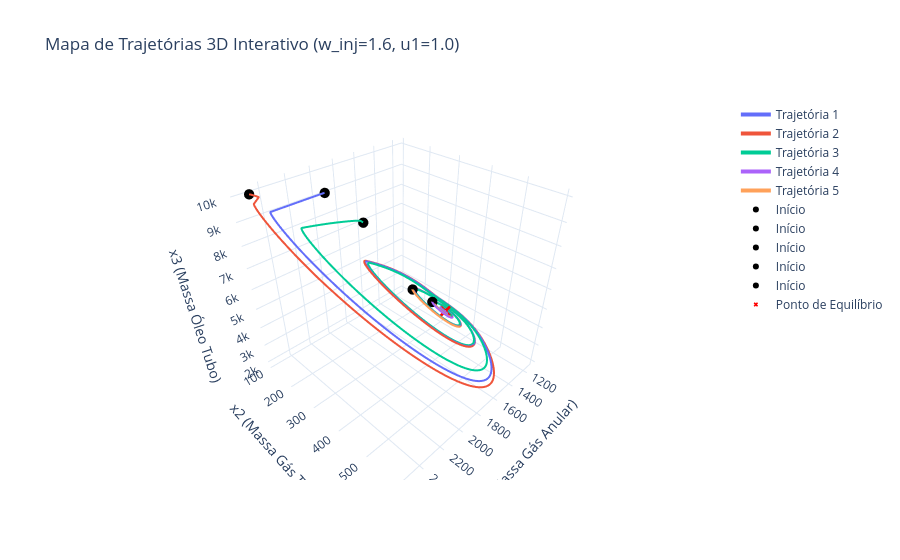

Write notebook code for a chart like this one.
### Code cell
import plotly.graph_objects as go
import pandas as pd
import numpy as np

# --- Criar figura interativa ---
fig = go.Figure()

# Adicionar cada trajetória
for i, traj in enumerate(all_trajectories):
    fig.add_trace(go.Scatter3d(
        x=traj['x1'], y=traj['x2'], z=traj['x3'],
        mode='lines',
        line=dict(width=4),
        name=f"Trajetória {i+1}"
    ))

# Ponto inicial (preto)
for traj in all_trajectories:
    fig.add_trace(go.Scatter3d(
        x=[traj['x1'][0]], y=[traj['x2'][0]], z=[traj['x3'][0]],
        mode='markers',
        marker=dict(size=6, color='black', symbol='circle'),
        name='Início'
    ))



# Ponto de equilíbrio (vermelho)
if equilibrium_point is not None:
    fig.add_trace(go.Scatter3d(
        x=[equilibrium_point[0]], y=[equilibrium_point[1]], z=[equilibrium_point[2]],
        mode='markers',
        marker=dict(size=4, color='red', symbol='x'),
        name='Ponto de Equilíbrio'
    ))

# Layout
fig.update_layout(
    scene=dict(
        xaxis_title='x1 (Massa Gás Anular)',
        yaxis_title='x2 (Massa Gás Tubo)',
        zaxis_title='x3 (Massa Óleo Tubo)',
    ),
    title=f"Mapa de Trajetórias 3D Interativo (w_inj={w_inj}, u1={u1})",
    showlegend=True,
    template="plotly_white"
)

fig.show()

### Figure 1 — Plotly figure (JSON) as saved in the notebook; plotly's stock layout.template omitted (floating-point values rounded to 4 significant figures; data arrays with more than 128 entries replaced by an {"elided": "..."} marker saying what was removed)
{"data": [{"line": {"width": 4}, "mode": "lines", "name": "Trajetória 1", "type": "scatter3d", "x": {"elided": "20000 float values"}, "y": {"elided": "20000 float values"}, "z": {"elided": "20000 float values"}}, {"line": {"width": 4}, "mode": "lines", "name": "Trajetória 2", "type": "scatter3d", "x": {"elided": "20000 float values"}, "y": {"elided": "20000 float values"}, "z": {"elided": "20000 float values"}}, {"line": {"width": 4}, "mode": "lines", "name": "Trajetória 3", "type": "scatter3d", "x": {"elided": "20000 float values"}, "y": {"elided": "20000 float values"}, "z": {"elided": "20000 float values"}}, {"line": {"width": 4}, "mode": "lines", "name": "Trajetória 4", "type": "scatter3d", "x": {"elided": "20000 float values"}, "y": {"elided": "20000 float values"}, "z": {"elided": "20000 float values"}}, {"line": {"width": 4}, "mode": "lines", "name": "Trajetória 5", "type": "scatter3d", "x": {"elided": "20000 float values"}, "y": {"elided": "20000 float values"}, "z": {"elided": "20000 float values"}}, {"marker": {"color": "black", "size": 6, "symbol": "circle"}, "mode": "markers", "name": "Início", "type": "scatter3d", "x": [2047.0], "y": [169.0], "z": [9588.0]}, {"marker": {"color": "black", "size": 6, "symbol": "circle"}, "mode": "markers", "name": "Início", "type": "scatter3d", "x": [2494.0], "y": [108.0], "z": [10000.0]}, {"marker": {"color": "black", "size": 6, "symbol": "circle"}, "mode": "markers", "name": "Início", "type": "scatter3d", "x": [1802.0], "y": [200.1], "z": [8009.0]}, {"marker": {"color": "black", "size": 6, "symbol": "circle"}, "mode": "markers", "name": "Início", "type": "scatter3d", "x": [1454.0], "y": [336.6], "z": [4067.0]}, {"marker": {"color": "black", "size": 6, "symbol": "circle"}, "mode": "markers", "name": "Início", "type": "scatter3d", "x": [1586.0], "y": [303.5], "z": [4870.0]}, {"marker": {"color": "red", "size": 4, "symbol": "x"}, "mode": "markers", "name": "Ponto de Equilíbrio", "type": "scatter3d", "x": [1374.0], "y": [363.4], "z": [3528.0]}], "layout": {"scene": {"xaxis": {"title": {"text": "x1 (Massa Gás Anular)"}}, "yaxis": {"title": {"text": "x2 (Massa Gás Tubo)"}}, "zaxis": {"title": {"text": "x3 (Massa Óleo Tubo)"}}}, "showlegend": true, "title": {"text": "Mapa de Trajetórias 3D Interativo (w_inj=1.6, u1=1.0)"}}}
